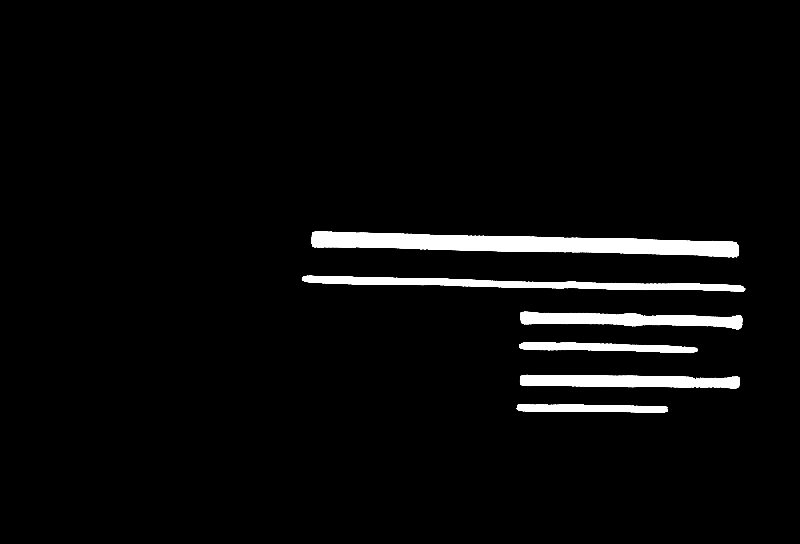
//> input picture boundary_tracing/images/test.png, 800 x 544 px
$ ./main   (built with g++ and OpenCV 4)
//> lines starting //> are read from the running program, lines starting //| are printed output that depends on the picture; after the words box and inside, x2 and y2 are one past the last pixel; in counts of white or black regions, pixels touching at a corner belong together
#include<iostream>
#include <vector>
#include <opencv2/opencv.hpp> // image load and visualize

struct Point {
  int x;
  int y;
};

// x, y
int directions[8][2] = {
  {-1,  1},
  { 0,  1},
  { 1,  1},
  { 1,  0},
  { 1, -1},
  { 0, -1},
  {-1, -1},
  {-1,  0}
};

bool in_image(const Point p, const int width, const int height)
{
  return p.x >= 0 && p.y >= 0 && p.x < width && p.y < height;
}

bool is_start(const Point & curr, const Point & start)
{
  return curr.x == start.x && curr.y == start.y;
}

bool is_border(const std::vector<std::vector<int>> & image, int x, int y)
{
    int height = image.size();
    int width = image[0].size();

    const int dx[4] = {-1, 1,  0, 0};
    const int dy[4] = { 0, 0, -1, 1};

    for (int i = 0; i < 4; i++) {
      int nx = x + dx[i];
      int ny = y + dy[i];
      if (ny < 0 || nx >= width || ny < 0 || ny >= height) return true;
      if (image[ny][nx] == 0) return true;
    }
    return false;
}

Point raster_scan(const std::vector<std::vector<int>> & image,
                  std::vector<std::vector<char>> & visited,
                  const Point & curr)
{
  int height = image.size();
  int width = image[0].size();

  for (int y = 0; y < height; y++) {
    for (int x = 0; x < width; x++) {
      if (is_border(image, x, y) && image[y][x] == 1 && visited[y][x] != 1)
        return { x, y };
    }
  }
  return { -1, -1 };
}

bool is_invalid_point(const Point & p)
{
  return p.x == -1 && p.y == -1;
}

bool is_connceted_start(const Point & next, const Point & start)
{
  return next.x == start.x && next.y == start.y;
}

std::vector<std::vector<Point>> contour_tracing(const std::vector<std::vector<int>> & image,
                                                std::vector<std::vector<char>> & visisted)
{
  // raster scan
  const int width = image[0].size();
  const int height = image.size();

  std::vector<std::vector<Point>> contours;
  Point curr = { 0, 0 };

  bool has_route = false;

  while (true) {
      curr = raster_scan(image, visisted, curr);
      bool not_found = is_invalid_point(curr);
      // no pixel found
      if (not_found) break;

      // get contour
      std::vector<Point> contour;
      int dir = 7;
      Point start = curr;
      contour.push_back(start);

      do {
        //visisted[curr.y][curr.x] = 1;
        Point next;
        has_route = false;
        for (int i = 0; i < 8; i++) {
          int d = (dir + i + 6) % 8;
          next.x = curr.x + directions[d][0];
          next.y = curr.y + directions[d][1];
          if (in_image(next, width, height)
              && image[next.y][next.x] == 1
              && visisted[next.y][next.x] != 1
              && is_border(image, next.x, next.y)) {
            contour.push_back(next);
            dir = d;
            curr = next;
            has_route = true;
            break;
          }
        }
        if (!has_route) break;

      } while (!is_start(curr, start));

    for (const auto & c : contour) visisted[c.y][c.x] = 1;
    if (contour.size() > 1 && has_route) contours.push_back(contour);

  }
  return contours;
}

std::vector<std::vector<int>> load_image_as_binary(const char * filename)
{
//> called with filename = "images/test.png"
  cv::Mat img = cv::imread(filename);
//> img is the input picture: 544 rows x 800 cols, CV_8UC3; min 0, max 255, mean 10
  cv::Mat gray;
  cv::cvtColor(img, gray, cv::COLOR_BGR2GRAY);
  std::vector<std::vector<int>> image (gray.rows, std::vector<int>(gray.cols, 0));
  for (int y = 0; y < gray.rows; y++) {
    for (int x = 0; x < gray.cols; x++) {
      int intensity = gray.at<unsigned char>(y, x) > 0 ? 1 : 0;
      image[y][x] = intensity;
    }
  }
  return image;
}

void visualize(std::vector<std::vector<int>> & image, std::vector<std::vector<Point>> & contours)
{
  int height = image.size();
  int width = image[0].size();

  cv::Mat vis(height, width, CV_8UC1);

  for (int y = 0; y < height; y++) {
    for (int x = 0; x < width; x++) {
      vis.at<uchar>(y, x) = image[y][x] ? 255 : 0;
    }
  }

  cv::Mat color;
  cv::cvtColor(vis, color, cv::COLOR_GRAY2BGR);

  /* visualize contour */
  std::vector<cv::Scalar> color_list = {
    cv::Scalar(255, 0, 0),
    cv::Scalar(0, 255, 0),
    cv::Scalar(0, 0, 255),
    cv::Scalar(255, 255, 0),
    cv::Scalar(0, 255, 255),
    cv::Scalar(255, 0, 255)
  };

  for (int i = 0; i < contours.size(); i++) {
    auto c = color_list[i % 6];
    for (int j = 0; j < contours[i].size() - 1; j++) {
      cv::line(color, cv::Point(contours[i][j].x, contours[i][j].y),
      cv::Point(contours[i][j+1].x, contours[i][j+1].y), c, 1);
    }
  }

  cv::imwrite("./images/output.png", color);
}

int main()
{
  std::vector<std::vector<int>> image = load_image_as_binary("images/test.png");
  std::vector<std::vector<char>> visited(image.size(), std::vector<char>(image[0].size(), 0));
  std::vector<std::vector<Point>> result = contour_tracing(image, visited);
  for (auto points : result) {
    for (auto p : points) {
      std::cout << "(" << p.y << ", " << p.x << ") ";
    }
    std::cout << std::endl;
  }
  visualize(image, result);
//> after the loop in visualize, `for (int y = 0; y < height; y++)`:
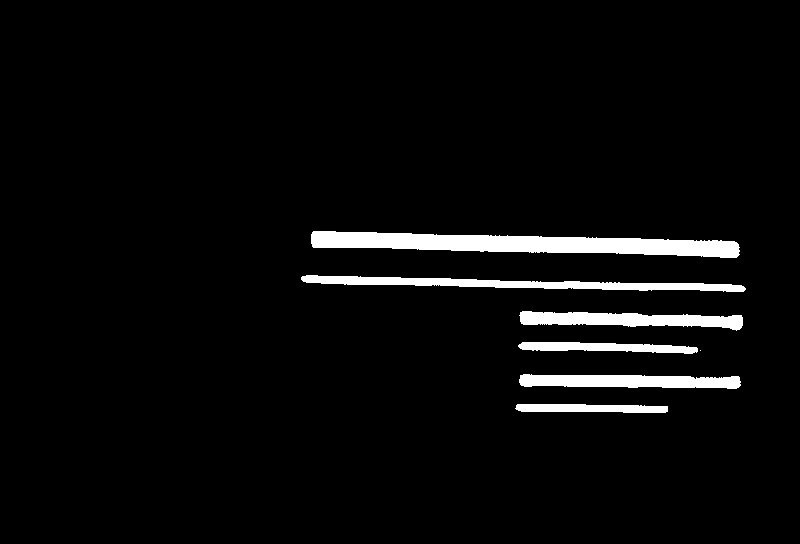
//> vis: 544 rows x 800 cols, CV_8UC1; 4.1% white; 7 white regions (1 under 20 px), largest, box (x1, y1, x2, y2) and area: (311, 231, 740, 258) 6817, (301, 275, 746, 292) 3291, (519, 311, 743, 331) 2664, (519, 374, 741, 389) 2562, (518, 342, 698, 354) 1403, (515, 404, 668, 413) 1144
//> after the loop in visualize, `for (int i = 0; i < contours.size(); i++)`:
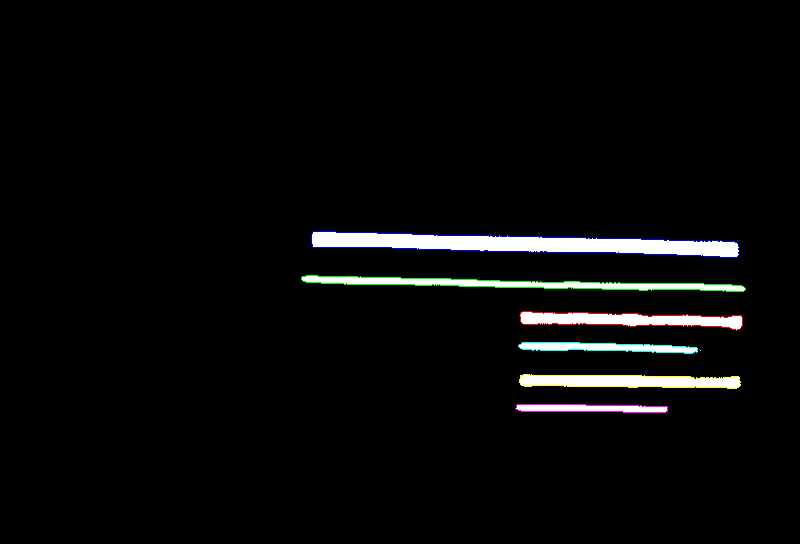
//> color: 544 rows x 800 cols, CV_8UC3; mean B, G, R 9.4, 9.5, 9.2
  return 0;
}
